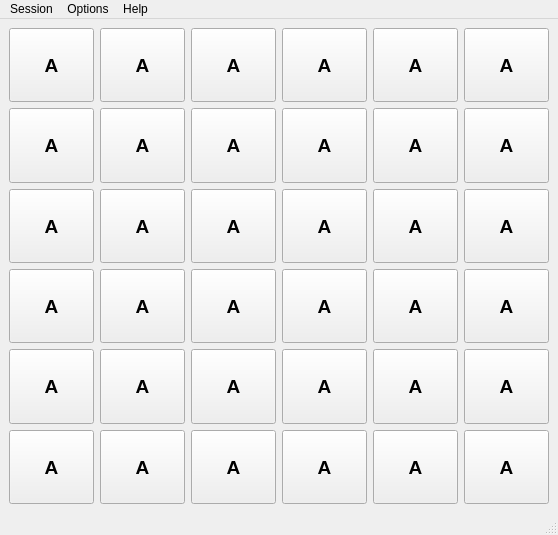
<?xml version="1.0" encoding="UTF-8"?>
<ui version="4.0">
 <class>MagicWindow</class>
 <widget class="QMainWindow" name="MagicWindow">
  <property name="geometry">
   <rect>
    <x>0</x>
    <y>0</y>
    <width>558</width>
    <height>535</height>
   </rect>
  </property>
  <property name="windowTitle">
   <string>Chimpanse - mind game</string>
  </property>
  <widget class="QWidget" name="container">
   <layout class="QGridLayout" name="gridLayout">
    <item row="0" column="0">
     <widget class="QPushButton" name="field1">
      <property name="sizePolicy">
       <sizepolicy hsizetype="Preferred" vsizetype="Preferred">
        <horstretch>0</horstretch>
        <verstretch>0</verstretch>
       </sizepolicy>
      </property>
      <property name="font">
       <font>
        <pointsize>14</pointsize>
        <weight>75</weight>
        <bold>true</bold>
       </font>
      </property>
      <property name="text">
       <string>A</string>
      </property>
     </widget>
    </item>
    <item row="0" column="1">
     <widget class="QPushButton" name="field7">
      <property name="sizePolicy">
       <sizepolicy hsizetype="Preferred" vsizetype="Preferred">
        <horstretch>0</horstretch>
        <verstretch>0</verstretch>
       </sizepolicy>
      </property>
      <property name="font">
       <font>
        <pointsize>14</pointsize>
        <weight>75</weight>
        <bold>true</bold>
       </font>
      </property>
      <property name="text">
       <string>A</string>
      </property>
     </widget>
    </item>
    <item row="0" column="2">
     <widget class="QPushButton" name="field13">
      <property name="sizePolicy">
       <sizepolicy hsizetype="Preferred" vsizetype="Preferred">
        <horstretch>0</horstretch>
        <verstretch>0</verstretch>
       </sizepolicy>
      </property>
      <property name="font">
       <font>
        <pointsize>14</pointsize>
        <weight>75</weight>
        <bold>true</bold>
       </font>
      </property>
      <property name="text">
       <string>A</string>
      </property>
     </widget>
    </item>
    <item row="0" column="3">
     <widget class="QPushButton" name="field19">
      <property name="sizePolicy">
       <sizepolicy hsizetype="Preferred" vsizetype="Preferred">
        <horstretch>0</horstretch>
        <verstretch>0</verstretch>
       </sizepolicy>
      </property>
      <property name="font">
       <font>
        <pointsize>14</pointsize>
        <weight>75</weight>
        <bold>true</bold>
       </font>
      </property>
      <property name="text">
       <string>A</string>
      </property>
     </widget>
    </item>
    <item row="0" column="4">
     <widget class="QPushButton" name="field25">
      <property name="sizePolicy">
       <sizepolicy hsizetype="Preferred" vsizetype="Preferred">
        <horstretch>0</horstretch>
        <verstretch>0</verstretch>
       </sizepolicy>
      </property>
      <property name="font">
       <font>
        <pointsize>14</pointsize>
        <weight>75</weight>
        <bold>true</bold>
       </font>
      </property>
      <property name="text">
       <string>A</string>
      </property>
     </widget>
    </item>
    <item row="0" column="5">
     <widget class="QPushButton" name="field31">
      <property name="sizePolicy">
       <sizepolicy hsizetype="Preferred" vsizetype="Preferred">
        <horstretch>0</horstretch>
        <verstretch>0</verstretch>
       </sizepolicy>
      </property>
      <property name="font">
       <font>
        <pointsize>14</pointsize>
        <weight>75</weight>
        <bold>true</bold>
       </font>
      </property>
      <property name="text">
       <string>A</string>
      </property>
     </widget>
    </item>
    <item row="1" column="0">
     <widget class="QPushButton" name="field2">
      <property name="sizePolicy">
       <sizepolicy hsizetype="Preferred" vsizetype="Preferred">
        <horstretch>0</horstretch>
        <verstretch>0</verstretch>
       </sizepolicy>
      </property>
      <property name="font">
       <font>
        <pointsize>14</pointsize>
        <weight>75</weight>
        <bold>true</bold>
       </font>
      </property>
      <property name="text">
       <string>A</string>
      </property>
     </widget>
    </item>
    <item row="1" column="1">
     <widget class="QPushButton" name="field8">
      <property name="sizePolicy">
       <sizepolicy hsizetype="Preferred" vsizetype="Preferred">
        <horstretch>0</horstretch>
        <verstretch>0</verstretch>
       </sizepolicy>
      </property>
      <property name="font">
       <font>
        <pointsize>14</pointsize>
        <weight>75</weight>
        <bold>true</bold>
       </font>
      </property>
      <property name="text">
       <string>A</string>
      </property>
     </widget>
    </item>
    <item row="1" column="2">
     <widget class="QPushButton" name="field14">
      <property name="sizePolicy">
       <sizepolicy hsizetype="Preferred" vsizetype="Preferred">
        <horstretch>0</horstretch>
        <verstretch>0</verstretch>
       </sizepolicy>
      </property>
      <property name="font">
       <font>
        <pointsize>14</pointsize>
        <weight>75</weight>
        <bold>true</bold>
       </font>
      </property>
      <property name="text">
       <string>A</string>
      </property>
     </widget>
    </item>
    <item row="1" column="3">
     <widget class="QPushButton" name="field20">
      <property name="sizePolicy">
       <sizepolicy hsizetype="Preferred" vsizetype="Preferred">
        <horstretch>0</horstretch>
        <verstretch>0</verstretch>
       </sizepolicy>
      </property>
      <property name="font">
       <font>
        <pointsize>14</pointsize>
        <weight>75</weight>
        <bold>true</bold>
       </font>
      </property>
      <property name="text">
       <string>A</string>
      </property>
     </widget>
    </item>
    <item row="1" column="4">
     <widget class="QPushButton" name="field26">
      <property name="sizePolicy">
       <sizepolicy hsizetype="Preferred" vsizetype="Preferred">
        <horstretch>0</horstretch>
        <verstretch>0</verstretch>
       </sizepolicy>
      </property>
      <property name="font">
       <font>
        <pointsize>14</pointsize>
        <weight>75</weight>
        <bold>true</bold>
       </font>
      </property>
      <property name="text">
       <string>A</string>
      </property>
     </widget>
    </item>
    <item row="1" column="5">
     <widget class="QPushButton" name="field32">
      <property name="sizePolicy">
       <sizepolicy hsizetype="Preferred" vsizetype="Preferred">
        <horstretch>0</horstretch>
        <verstretch>0</verstretch>
       </sizepolicy>
      </property>
      <property name="font">
       <font>
        <pointsize>14</pointsize>
        <weight>75</weight>
        <bold>true</bold>
       </font>
      </property>
      <property name="text">
       <string>A</string>
      </property>
     </widget>
    </item>
    <item row="2" column="0">
     <widget class="QPushButton" name="field3">
      <property name="sizePolicy">
       <sizepolicy hsizetype="Preferred" vsizetype="Preferred">
        <horstretch>0</horstretch>
        <verstretch>0</verstretch>
       </sizepolicy>
      </property>
      <property name="font">
       <font>
        <pointsize>14</pointsize>
        <weight>75</weight>
        <bold>true</bold>
       </font>
      </property>
      <property name="text">
       <string>A</string>
      </property>
     </widget>
    </item>
    <item row="2" column="1">
     <widget class="QPushButton" name="field9">
      <property name="sizePolicy">
       <sizepolicy hsizetype="Preferred" vsizetype="Preferred">
        <horstretch>0</horstretch>
        <verstretch>0</verstretch>
       </sizepolicy>
      </property>
      <property name="font">
       <font>
        <pointsize>14</pointsize>
        <weight>75</weight>
        <bold>true</bold>
       </font>
      </property>
      <property name="text">
       <string>A</string>
      </property>
     </widget>
    </item>
    <item row="2" column="2">
     <widget class="QPushButton" name="field15">
      <property name="sizePolicy">
       <sizepolicy hsizetype="Preferred" vsizetype="Preferred">
        <horstretch>0</horstretch>
        <verstretch>0</verstretch>
       </sizepolicy>
      </property>
      <property name="font">
       <font>
        <pointsize>14</pointsize>
        <weight>75</weight>
        <bold>true</bold>
       </font>
      </property>
      <property name="text">
       <string>A</string>
      </property>
     </widget>
    </item>
    <item row="2" column="3">
     <widget class="QPushButton" name="field21">
      <property name="sizePolicy">
       <sizepolicy hsizetype="Preferred" vsizetype="Preferred">
        <horstretch>0</horstretch>
        <verstretch>0</verstretch>
       </sizepolicy>
      </property>
      <property name="font">
       <font>
        <pointsize>14</pointsize>
        <weight>75</weight>
        <bold>true</bold>
       </font>
      </property>
      <property name="text">
       <string>A</string>
      </property>
     </widget>
    </item>
    <item row="2" column="4">
     <widget class="QPushButton" name="field27">
      <property name="sizePolicy">
       <sizepolicy hsizetype="Preferred" vsizetype="Preferred">
        <horstretch>0</horstretch>
        <verstretch>0</verstretch>
       </sizepolicy>
      </property>
      <property name="font">
       <font>
        <pointsize>14</pointsize>
        <weight>75</weight>
        <bold>true</bold>
       </font>
      </property>
      <property name="text">
       <string>A</string>
      </property>
     </widget>
    </item>
    <item row="2" column="5">
     <widget class="QPushButton" name="field33">
      <property name="sizePolicy">
       <sizepolicy hsizetype="Preferred" vsizetype="Preferred">
        <horstretch>0</horstretch>
        <verstretch>0</verstretch>
       </sizepolicy>
      </property>
      <property name="font">
       <font>
        <pointsize>14</pointsize>
        <weight>75</weight>
        <bold>true</bold>
       </font>
      </property>
      <property name="text">
       <string>A</string>
      </property>
     </widget>
    </item>
    <item row="3" column="0">
     <widget class="QPushButton" name="field4">
      <property name="sizePolicy">
       <sizepolicy hsizetype="Preferred" vsizetype="Preferred">
        <horstretch>0</horstretch>
        <verstretch>0</verstretch>
       </sizepolicy>
      </property>
      <property name="font">
       <font>
        <pointsize>14</pointsize>
        <weight>75</weight>
        <bold>true</bold>
       </font>
      </property>
      <property name="text">
       <string>A</string>
      </property>
     </widget>
    </item>
    <item row="3" column="1">
     <widget class="QPushButton" name="field10">
      <property name="sizePolicy">
       <sizepolicy hsizetype="Preferred" vsizetype="Preferred">
        <horstretch>0</horstretch>
        <verstretch>0</verstretch>
       </sizepolicy>
      </property>
      <property name="font">
       <font>
        <pointsize>14</pointsize>
        <weight>75</weight>
        <bold>true</bold>
       </font>
      </property>
      <property name="text">
       <string>A</string>
      </property>
     </widget>
    </item>
    <item row="3" column="2">
     <widget class="QPushButton" name="field16">
      <property name="sizePolicy">
       <sizepolicy hsizetype="Preferred" vsizetype="Preferred">
        <horstretch>0</horstretch>
        <verstretch>0</verstretch>
       </sizepolicy>
      </property>
      <property name="font">
       <font>
        <pointsize>14</pointsize>
        <weight>75</weight>
        <bold>true</bold>
       </font>
      </property>
      <property name="text">
       <string>A</string>
      </property>
     </widget>
    </item>
    <item row="3" column="3">
     <widget class="QPushButton" name="field22">
      <property name="sizePolicy">
       <sizepolicy hsizetype="Preferred" vsizetype="Preferred">
        <horstretch>0</horstretch>
        <verstretch>0</verstretch>
       </sizepolicy>
      </property>
      <property name="font">
       <font>
        <pointsize>14</pointsize>
        <weight>75</weight>
        <bold>true</bold>
       </font>
      </property>
      <property name="text">
       <string>A</string>
      </property>
     </widget>
    </item>
    <item row="3" column="4">
     <widget class="QPushButton" name="field28">
      <property name="sizePolicy">
       <sizepolicy hsizetype="Preferred" vsizetype="Preferred">
        <horstretch>0</horstretch>
        <verstretch>0</verstretch>
       </sizepolicy>
      </property>
      <property name="font">
       <font>
        <pointsize>14</pointsize>
        <weight>75</weight>
        <bold>true</bold>
       </font>
      </property>
      <property name="text">
       <string>A</string>
      </property>
     </widget>
    </item>
    <item row="3" column="5">
     <widget class="QPushButton" name="field34">
      <property name="sizePolicy">
       <sizepolicy hsizetype="Preferred" vsizetype="Preferred">
        <horstretch>0</horstretch>
        <verstretch>0</verstretch>
       </sizepolicy>
      </property>
      <property name="font">
       <font>
        <pointsize>14</pointsize>
        <weight>75</weight>
        <bold>true</bold>
       </font>
      </property>
      <property name="text">
       <string>A</string>
      </property>
     </widget>
    </item>
    <item row="4" column="0">
     <widget class="QPushButton" name="field5">
      <property name="sizePolicy">
       <sizepolicy hsizetype="Preferred" vsizetype="Preferred">
        <horstretch>0</horstretch>
        <verstretch>0</verstretch>
       </sizepolicy>
      </property>
      <property name="font">
       <font>
        <pointsize>14</pointsize>
        <weight>75</weight>
        <bold>true</bold>
       </font>
      </property>
      <property name="text">
       <string>A</string>
      </property>
     </widget>
    </item>
    <item row="4" column="1">
     <widget class="QPushButton" name="field11">
      <property name="sizePolicy">
       <sizepolicy hsizetype="Preferred" vsizetype="Preferred">
        <horstretch>0</horstretch>
        <verstretch>0</verstretch>
       </sizepolicy>
      </property>
      <property name="font">
       <font>
        <pointsize>14</pointsize>
        <weight>75</weight>
        <bold>true</bold>
       </font>
      </property>
      <property name="text">
       <string>A</string>
      </property>
     </widget>
    </item>
    <item row="4" column="2">
     <widget class="QPushButton" name="field17">
      <property name="sizePolicy">
       <sizepolicy hsizetype="Preferred" vsizetype="Preferred">
        <horstretch>0</horstretch>
        <verstretch>0</verstretch>
       </sizepolicy>
      </property>
      <property name="font">
       <font>
        <pointsize>14</pointsize>
        <weight>75</weight>
        <bold>true</bold>
       </font>
      </property>
      <property name="text">
       <string>A</string>
      </property>
     </widget>
    </item>
    <item row="4" column="3">
     <widget class="QPushButton" name="field23">
      <property name="sizePolicy">
       <sizepolicy hsizetype="Preferred" vsizetype="Preferred">
        <horstretch>0</horstretch>
        <verstretch>0</verstretch>
       </sizepolicy>
      </property>
      <property name="font">
       <font>
        <pointsize>14</pointsize>
        <weight>75</weight>
        <bold>true</bold>
       </font>
      </property>
      <property name="text">
       <string>A</string>
      </property>
     </widget>
    </item>
    <item row="4" column="4">
     <widget class="QPushButton" name="field29">
      <property name="sizePolicy">
       <sizepolicy hsizetype="Preferred" vsizetype="Preferred">
        <horstretch>0</horstretch>
        <verstretch>0</verstretch>
       </sizepolicy>
      </property>
      <property name="font">
       <font>
        <pointsize>14</pointsize>
        <weight>75</weight>
        <bold>true</bold>
       </font>
      </property>
      <property name="text">
       <string>A</string>
      </property>
     </widget>
    </item>
    <item row="4" column="5">
     <widget class="QPushButton" name="field35">
      <property name="sizePolicy">
       <sizepolicy hsizetype="Preferred" vsizetype="Preferred">
        <horstretch>0</horstretch>
        <verstretch>0</verstretch>
       </sizepolicy>
      </property>
      <property name="font">
       <font>
        <pointsize>14</pointsize>
        <weight>75</weight>
        <bold>true</bold>
       </font>
      </property>
      <property name="text">
       <string>A</string>
      </property>
     </widget>
    </item>
    <item row="5" column="0">
     <widget class="QPushButton" name="field6">
      <property name="sizePolicy">
       <sizepolicy hsizetype="Preferred" vsizetype="Preferred">
        <horstretch>0</horstretch>
        <verstretch>0</verstretch>
       </sizepolicy>
      </property>
      <property name="font">
       <font>
        <pointsize>14</pointsize>
        <weight>75</weight>
        <bold>true</bold>
       </font>
      </property>
      <property name="text">
       <string>A</string>
      </property>
     </widget>
    </item>
    <item row="5" column="1">
     <widget class="QPushButton" name="field12">
      <property name="sizePolicy">
       <sizepolicy hsizetype="Preferred" vsizetype="Preferred">
        <horstretch>0</horstretch>
        <verstretch>0</verstretch>
       </sizepolicy>
      </property>
      <property name="font">
       <font>
        <pointsize>14</pointsize>
        <weight>75</weight>
        <bold>true</bold>
       </font>
      </property>
      <property name="text">
       <string>A</string>
      </property>
     </widget>
    </item>
    <item row="5" column="2">
     <widget class="QPushButton" name="field18">
      <property name="sizePolicy">
       <sizepolicy hsizetype="Preferred" vsizetype="Preferred">
        <horstretch>0</horstretch>
        <verstretch>0</verstretch>
       </sizepolicy>
      </property>
      <property name="font">
       <font>
        <pointsize>14</pointsize>
        <weight>75</weight>
        <bold>true</bold>
       </font>
      </property>
      <property name="text">
       <string>A</string>
      </property>
     </widget>
    </item>
    <item row="5" column="3">
     <widget class="QPushButton" name="field24">
      <property name="sizePolicy">
       <sizepolicy hsizetype="Preferred" vsizetype="Preferred">
        <horstretch>0</horstretch>
        <verstretch>0</verstretch>
       </sizepolicy>
      </property>
      <property name="font">
       <font>
        <pointsize>14</pointsize>
        <weight>75</weight>
        <bold>true</bold>
       </font>
      </property>
      <property name="text">
       <string>A</string>
      </property>
     </widget>
    </item>
    <item row="5" column="4">
     <widget class="QPushButton" name="field30">
      <property name="sizePolicy">
       <sizepolicy hsizetype="Preferred" vsizetype="Preferred">
        <horstretch>0</horstretch>
        <verstretch>0</verstretch>
       </sizepolicy>
      </property>
      <property name="font">
       <font>
        <pointsize>14</pointsize>
        <weight>75</weight>
        <bold>true</bold>
       </font>
      </property>
      <property name="text">
       <string>A</string>
      </property>
     </widget>
    </item>
    <item row="5" column="5">
     <widget class="QPushButton" name="field36">
      <property name="sizePolicy">
       <sizepolicy hsizetype="Preferred" vsizetype="Preferred">
        <horstretch>0</horstretch>
        <verstretch>0</verstretch>
       </sizepolicy>
      </property>
      <property name="font">
       <font>
        <pointsize>14</pointsize>
        <weight>75</weight>
        <bold>true</bold>
       </font>
      </property>
      <property name="text">
       <string>A</string>
      </property>
     </widget>
    </item>
   </layout>
  </widget>
  <widget class="QMenuBar" name="menubar">
   <property name="geometry">
    <rect>
     <x>0</x>
     <y>0</y>
     <width>558</width>
     <height>23</height>
    </rect>
   </property>
   <widget class="QMenu" name="menuSession">
    <property name="title">
     <string>Session</string>
    </property>
    <addaction name="actionNew"/>
    <addaction name="separator"/>
    <addaction name="actionExit"/>
   </widget>
   <widget class="QMenu" name="menuOptions">
    <property name="title">
     <string>Options</string>
    </property>
    <addaction name="actionPreferences"/>
   </widget>
   <widget class="QMenu" name="menuHelp">
    <property name="title">
     <string>Help</string>
    </property>
    <addaction name="actionHelp"/>
    <addaction name="separator"/>
    <addaction name="actionAbout"/>
   </widget>
   <addaction name="menuSession"/>
   <addaction name="menuOptions"/>
   <addaction name="menuHelp"/>
  </widget>
  <widget class="QStatusBar" name="statusbar"/>
  <action name="actionNew">
   <property name="icon">
    <iconset resource="magicwindow.qrc">
     <normaloff>:/images/refresh.svg</normaloff>:/images/refresh.svg</iconset>
   </property>
   <property name="text">
    <string>&amp;New</string>
   </property>
   <property name="toolTip">
    <string>Generates new numbers on the table</string>
   </property>
   <property name="shortcut">
    <string>Ctrl+N</string>
   </property>
  </action>
  <action name="actionExit">
   <property name="icon">
    <iconset resource="magicwindow.qrc">
     <normaloff>:/images/exit.svg</normaloff>:/images/exit.svg</iconset>
   </property>
   <property name="text">
    <string>E&amp;xit</string>
   </property>
   <property name="toolTip">
    <string>Exit game</string>
   </property>
   <property name="shortcut">
    <string>Ctrl+X</string>
   </property>
  </action>
  <action name="actionHelp">
   <property name="icon">
    <iconset resource="magicwindow.qrc">
     <normaloff>:/images/help.svg</normaloff>:/images/help.svg</iconset>
   </property>
   <property name="text">
    <string>&amp;Help</string>
   </property>
   <property name="toolTip">
    <string>Explanation of rules of the game</string>
   </property>
   <property name="shortcut">
    <string>Ctrl+H</string>
   </property>
  </action>
  <action name="actionAbout">
   <property name="icon">
    <iconset resource="magicwindow.qrc">
     <normaloff>:/images/star.svg</normaloff>:/images/star.svg</iconset>
   </property>
   <property name="text">
    <string>&amp;About </string>
   </property>
   <property name="toolTip">
    <string>About </string>
   </property>
   <property name="shortcut">
    <string>Ctrl+A</string>
   </property>
  </action>
  <action name="actionPreferences">
   <property name="icon">
    <iconset resource="magicwindow.qrc">
     <normaloff>:/images/properties.svg</normaloff>:/images/properties.svg</iconset>
   </property>
   <property name="text">
    <string>&amp;Preferences</string>
   </property>
   <property name="toolTip">
    <string>set some preferences</string>
   </property>
   <property name="shortcut">
    <string>Ctrl+P</string>
   </property>
  </action>
 </widget>
 <resources>
  <include location="magicwindow.qrc"/>
 </resources>
 <connections/>
</ui>
